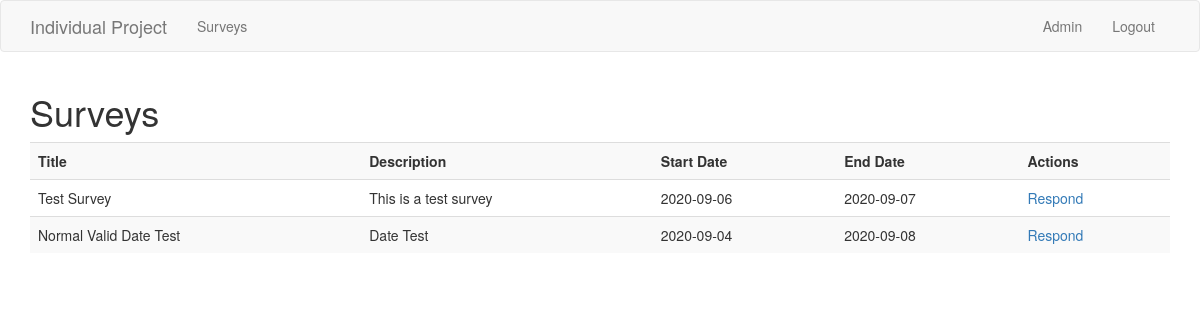
/surveys/ (signed in), run on an earlier commit of the app's database.
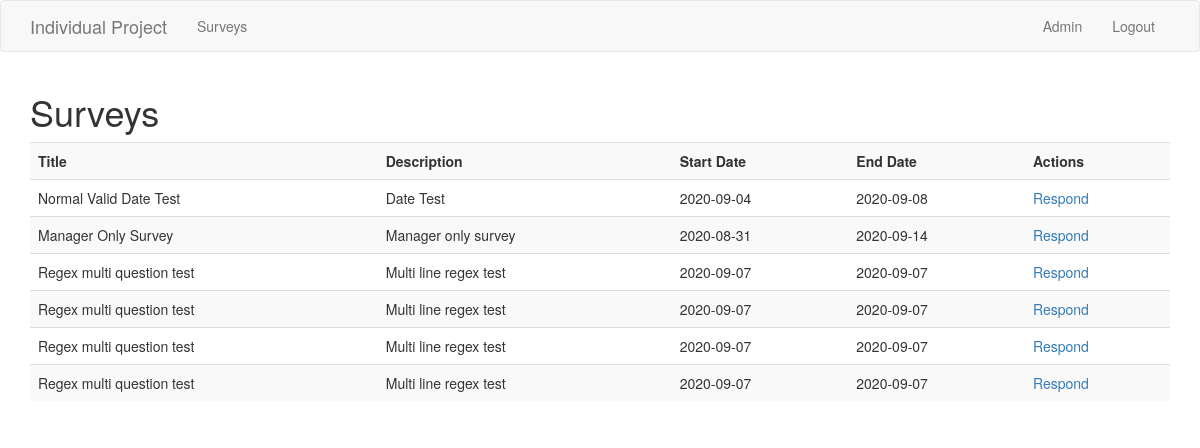
And on a later commit of the database.
### app/models.py (models this page shows)
class Survey(db.Model):
    id = db.Column(db.Integer, primary_key=True)
    title = db.Column(db.String(64))
    description = db.Column(db.String(280))
    start_date = db.Column(db.Date)
    end_date = db.Column(db.Date)
    user_id = db.Column(db.Integer, db.ForeignKey("user.id"))
    properties = db.Column(db.String(500))
    questions = db.relationship("Question", back_populates="survey")
    user = db.relationship("User", back_populates="surveys")

### app/routes.py (the view)
@app.route("/")
@app.route("/surveys/")
@login_required
def index():
    user = User.query.filter_by(id=current_user.id).first()
    current_date = datetime.now().date()
    surveys = Survey.query.filter(
        Survey.id.notin_(user.completed_survey_ids()),
        current_date >= Survey.start_date,
        current_date <= Survey.end_date,
    ).all()
    filtered_surveys = []
    for survey in surveys:
        if survey.properties is None or survey.properties == "":
            filtered_surveys.append(survey)
        elif any(
            user_property in survey.properties
            for user_property in user.properties.split(",")
        ):
            filtered_surveys.append(survey)
    return render_template("index.html", title="Home", surveys=filtered_surveys)

### app/models.py (called while the page is built)
@login.user_loader
def load_user(user_id):
    return User.query.get(int(user_id))

    def completed_survey_ids(self):
        return set(response.question.survey_id for response in self.responses)

### app/templates/index.html
{% extends "base.html" %}
{% block app_content %}
<h1>Surveys</h1>
{% if surveys|length == 0 %}
<div><p><b>There are no surveys that need responses.</b></p></div>
{% else %}
<table class="table table-striped">
    <tr>
        <th>Title</th>
        <th>Description</th>
        <th>Start Date</th>
        <th>End Date</th>
        <th>Actions</th>
    </tr>
    {% for survey in surveys %}
    <tr>
        <td>{{ survey.title }}</td>
        <td>{{ survey.description }}</td>
        <td>{{ survey.start_date }}</td>
        <td>{{ survey.end_date }}</td>
        <td><a href="{{ url_for('survey_response', survey_id=survey.id) }}">Respond</a></td>
    </tr>
    {% endfor %}
</table>
{% endif %}
{% endblock %}

What changed in the data, as far as the page shows it:
no longer on this page (row unchanged): Survey: title "Test Survey", description "This is a test survey", start_date "2020-09-06", end_date "2020-09-07"
added Survey: title "Manager Only Survey", description "Manager only survey", start_date "2020-08-31", end_date "2020-09-14"
added Survey: title "Regex multi question test", description "Multi line regex test", start_date "2020-09-07", end_date "2020-09-07"
added Survey: title "Regex multi question test", description "Multi line regex test", start_date "2020-09-07", end_date "2020-09-07"
added Survey: title "Regex multi question test", description "Multi line regex test", start_date "2020-09-07", end_date "2020-09-07"
added Survey: title "Regex multi question test", description "Multi line regex test", start_date "2020-09-07", end_date "2020-09-07"
